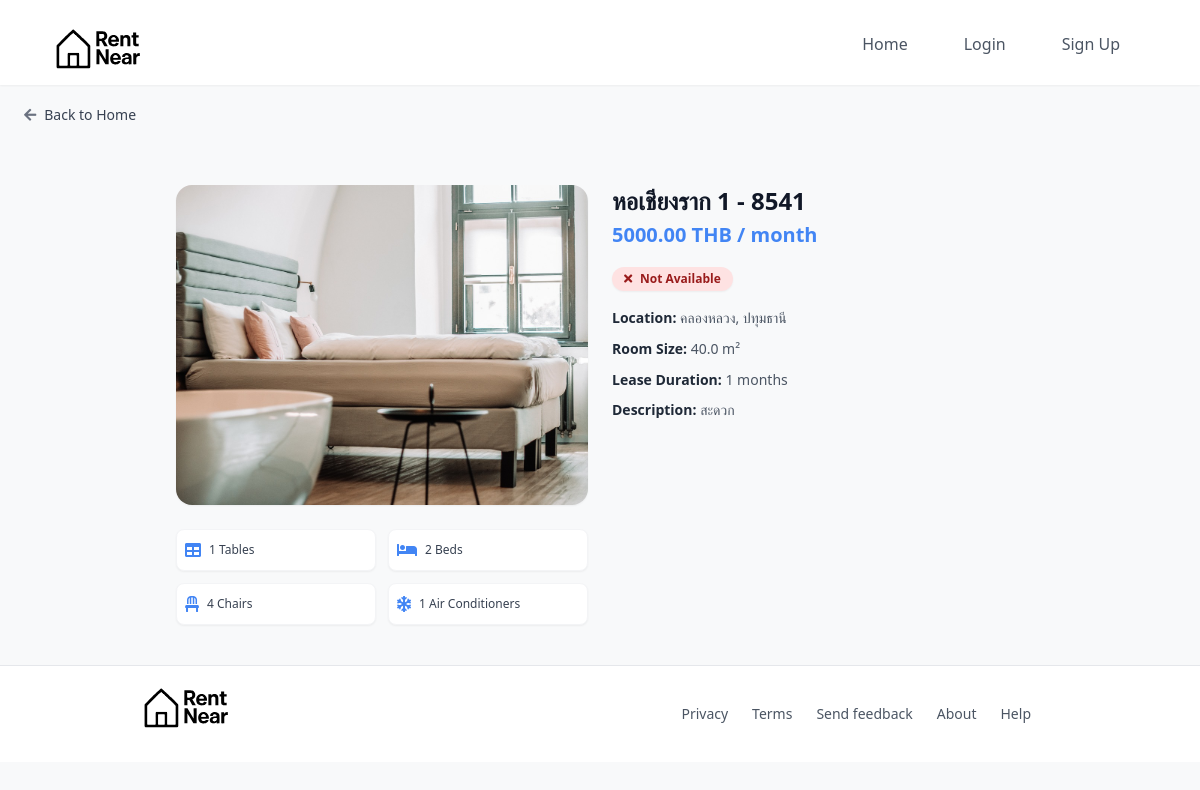
The page /room/24/ on the database as committed earlier.
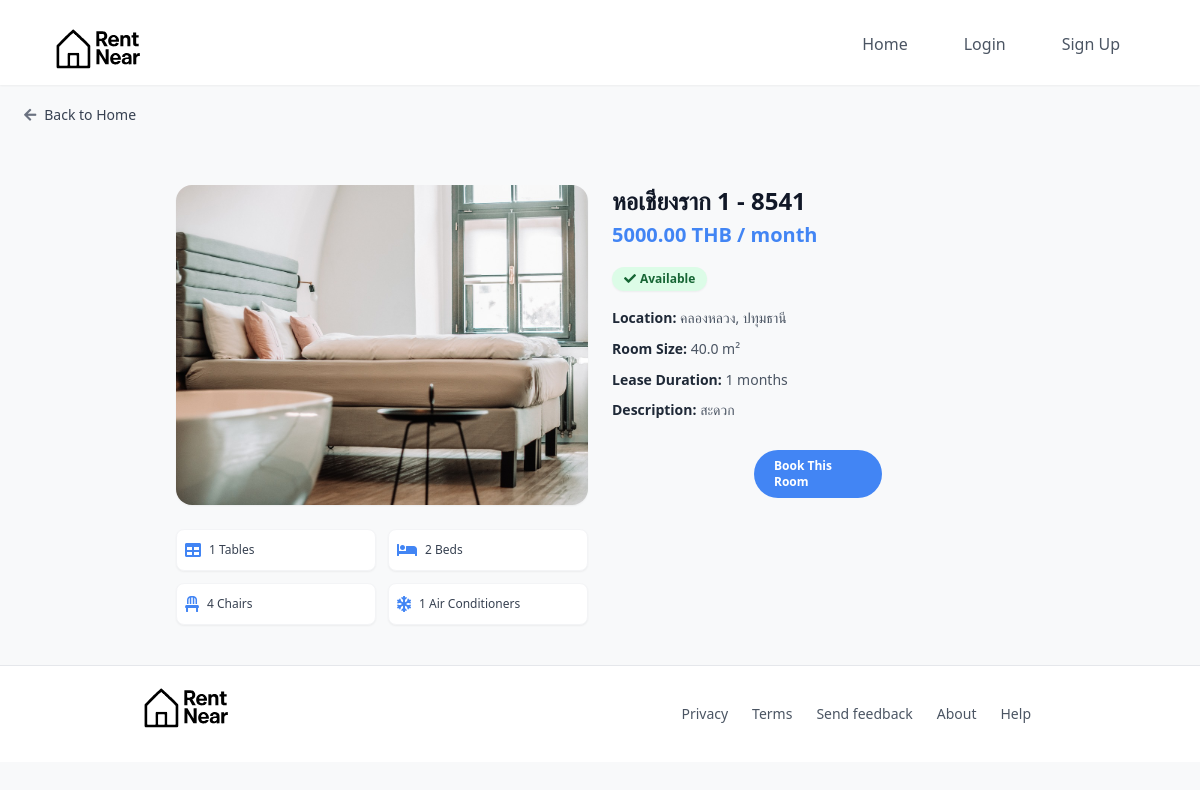
The same page on the database as committed later.
### myapp/views.py (the view)
# urls.py: path('room/<int:pk>/', views.RoomDetailView.as_view(), name='room_detail'),
class RoomDetailView(DetailView):
    model = Room
    template_name = 'room_detail.html'
    context_object_name = 'room'

### myapp/templates/room_detail.html (shortened to what the changed rows need)
{% extends 'base.html' %}
{% load static %}
{% load widget_tweaks %}
{% block content %}
<section class="max-w-4xl mx-auto px-4 md:px-6 py-10">
    <div class="grid grid-cols-1 lg:grid-cols-2 gap-6">
        <div class="space-y-4" data-aos="fade-up" data-aos-delay="100">
            <div>
                <h1 class="text-xl md:text-2xl font-bold text-gray-900"
                    style="font-family: ui-sans-serif, system-ui, sans-serif, 'Apple Color Emoji', 'Segoe UI Emoji', 'Segoe UI Symbol', 'Noto Color Emoji';">
                    {{ room.dorm_name }} - {{ room.room_name }}
                </h1>
            </div>
            <div>
                {% if room.available %}
                <span class="inline-flex items-center bg-green-100 text-green-800 text-xs font-semibold px-3 py-1 rounded-full shadow-sm">
                    <i class="fas fa-check w-3 h-3 mr-1"></i>
                    Available
                </span>
                {% else %}
                <span class="inline-flex items-center bg-red-100 text-red-800 text-xs font-semibold px-3 py-1 rounded-full shadow-sm">
                    <i class="fas fa-times w-3 h-3 mr-1"></i>
                    Not Available
                </span>
                {% endif %}
            </div>
            {% if room.available %}
            <div class="pt-3">
                {% if request.user.is_authenticated %}
                <button onclick="showBookingPopup()"
                        class="w-full sm:w-32 px-5 py-2 bg-[#4285f4] text-white rounded-3xl font-semibold text-xs flex items-center justify-center mx-auto"
                        style="font-family: ui-sans-serif, system-ui, sans-serif, 'Apple Color Emoji', 'Segoe UI Emoji', 'Segoe UI Symbol', 'Noto Color Emoji';">
                    Book This Room
                </button>
                {% else %}
                <a href="{% url 'login' %}?next={% url 'room_detail' pk=room.pk %}"
                   class="block w-full sm:w-32 px-5 py-2 bg-[#4285f4] text-white rounded-3xl font-semibold text-xs flex items-center justify-center mx-auto"
                   style="font-family: ui-sans-serif, system-ui, sans-serif, 'Apple Color Emoji', 'Segoe UI Emoji', 'Segoe UI Symbol', 'Noto Color Emoji';">
                    Book This Room
                </a>
                {% endif %}
            </div>
            {% endif %}
        </div>
    </div>
</section>
{% endblock %}

Rows that differ between the two databases and show on the page:
changed Room "หอเชียงราก 1": available False → True (drawn)
Other text that changed with them:
text no longer shown: "Not Available"
text now shown: "Available Book This Room"
